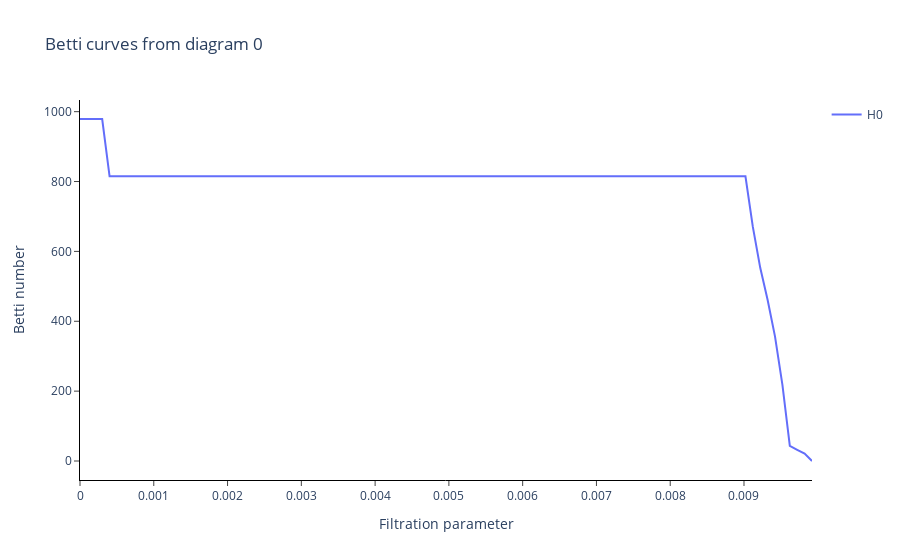

Source (notebook cell):
### Code cell
Betti = BettiCurve(n_bins=100)
Betti_cosx = Betti.fit_transform_plot(PerDiagram_cosx)
